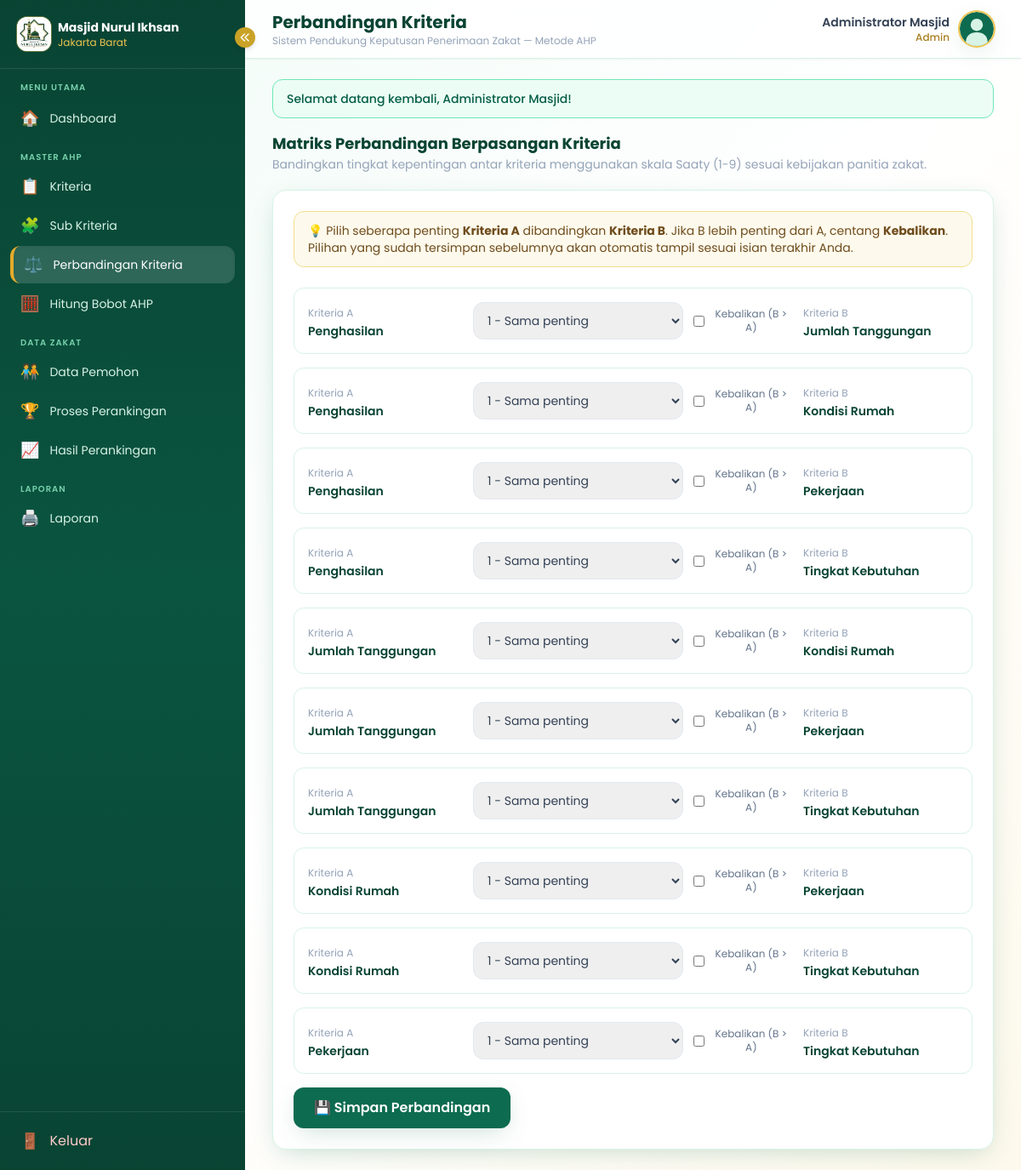
/ahp/perbandingan_kriteria.php (signed in), run on the app's committed database.
### tables this page shows
CREATE TABLE kriteria (
    id INT AUTO_INCREMENT PRIMARY KEY,
    kode_kriteria VARCHAR(10) NOT NULL UNIQUE,
    nama_kriteria VARCHAR(100) NOT NULL,
    keterangan TEXT DEFAULT NULL,
    bobot_prioritas DECIMAL(10,5) NOT NULL DEFAULT 0,
    created_by INT DEFAULT NULL,
    created_at TIMESTAMP DEFAULT CURRENT_TIMESTAMP,
    updated_at TIMESTAMP DEFAULT CURRENT_TIMESTAMP ON UPDATE CURRENT_TIMESTAMP,
    CONSTRAINT fk_kriteria_user FOREIGN KEY (created_by) REFERENCES users(id) ON DELETE SET NULL
);

### ahp/perbandingan_kriteria.php (the view, shortened to what this page needs)
<?php
require_once __DIR__ . '/../config/database.php';
require_once __DIR__ . '/../includes/functions.php';
$daftarKriteria = $koneksi->query("SELECT * FROM kriteria ORDER BY id ASC")->fetchAll();
$n = count($daftarKriteria);
$tersimpan = [];
$skalaSaaty = [
    '1' => '1 - Sama penting',
    '2' => '2 - Antara sama & sedikit lebih penting',
    '3' => '3 - Sedikit lebih penting',
    '4' => '4 - Antara sedikit & jelas lebih penting',
    '5' => '5 - Jelas lebih penting',
    '6' => '6 - Antara jelas & sangat penting',
    '7' => '7 - Sangat penting',
    '8' => '8 - Antara sangat & mutlak penting',
    '9' => '9 - Mutlak lebih penting',
];
require_once __DIR__ . '/../includes/header.php';
?>
<div class="mb-5">
  <h2 class="text-lg font-bold text-masjid-800">Matriks Perbandingan Berpasangan Kriteria</h2>
  <p class="text-sm text-slate-400">Bandingkan tingkat kepentingan antar kriteria menggunakan skala Saaty (1-9) sesuai kebijakan panitia zakat.</p>
</div>
<?php if ($n < 2): ?>
  <div class="bg-white rounded-2xl p-6 shadow-soft border border-masjid-100 text-sm text-slate-400">
    Minimal dibutuhkan 2 kriteria untuk melakukan perbandingan. Silakan lengkapi data pada menu <a href="../kriteria/index.php" class="text-masjid-600 font-semibold hover:underline">Kriteria</a>.
  </div>
<?php else: ?>
<div class="bg-white rounded-2xl shadow-soft border border-masjid-100 p-6 fade-in">
  <div class="bg-gold-50 border border-gold-200 rounded-xl px-4 py-3 text-sm text-gold-800 mb-6">
    💡 Pilih seberapa penting <b>Kriteria A</b> dibandingkan <b>Kriteria B</b>. Jika B lebih penting dari A, centang <b>Kebalikan</b>. Pilihan yang sudah tersimpan sebelumnya akan otomatis tampil sesuai isian terakhir Anda.
  </div>
  <form method="POST" class="space-y-4">
    <?php
    for ($i = 0; $i < $n; $i++):
      for ($j = $i + 1; $j < $n; $j++):
        $a = $daftarKriteria[$i]; $b = $daftarKriteria[$j];
        $key = $a['id'] . '_' . $b['id'];
        $nilaiTersimpan = $tersimpan[$key] ?? null;
        if ($nilaiTersimpan === null) {
            $isBalik = false;
            $nilaiDropdown = 1;
        } elseif ($nilaiTersimpan < 1) {
            $isBalik = true;
            $nilaiDropdown = (string) round(1 / $nilaiTersimpan);
        } else {
            $isBalik = false;
            $nilaiDropdown = (string) round($nilaiTersimpan);
        }
    ?>
    <div class="border border-masjid-100 rounded-xl p-4 grid md:grid-cols-12 items-center gap-3">
      <div class="md:col-span-3">
        <span class="text-xs text-slate-400">Kriteria A</span>
        <p class="font-semibold text-masjid-800 text-sm"><?= bersihkan($a['nama_kriteria']) ?></p>
      </div>
      <div class="md:col-span-4">
        <select name="nilai[<?= $key ?>]" id="select_<?= $key ?>" data-checked="<?= $isBalik ? '1' : '0' ?>" class="w-full rounded-xl border border-slate-200 px-3 py-2.5 text-sm focus:ring-2 focus:ring-masjid-400 outline-none">
          <?php foreach ($skalaSaaty as $val => $label): ?>
            <option value="<?= $val ?>" <?= ((string)$val === $nilaiDropdown) ? 'selected' : '' ?>><?= $label ?></option>
          <?php endforeach; ?>
        </select>
      </div>
      <div class="md:col-span-2 text-center">
        <label class="inline-flex items-center gap-1.5 text-xs text-slate-500 cursor-pointer">
          <input type="checkbox" class="rounded" onchange="toggleKebalikan('<?= $key ?>', this)" <?= $isBalik ? 'checked' : '' ?>>
          Kebalikan (B &gt; A)
        </label>
      </div>
      <div class="md:col-span-3">
        <span class="text-xs text-slate-400">Kriteria B</span>
        <p class="font-semibold text-masjid-800 text-sm"><?= bersihkan($b['nama_kriteria']) ?></p>
      </div>
    </div>
    <?php endfor; endfor; ?>
    <button type="submit" class="w-full md:w-auto bg-masjid-600 hover:bg-masjid-700 text-white font-semibold px-6 py-3 rounded-xl shadow-soft">
      💾 Simpan Perbandingan
    </button>
  </form>
</div>
<?php endif; ?>
<?php require_once __DIR__ . '/../includes/footer.php'; ?>

### assets/css/style.css (style rules this page uses)
body { background-image: radial-gradient(circle at 10% 10%, rgba(13,107,79,0.05) 0, transparent 40%), radial-gradient(circle at 90% 20%, rgba(201,162,39,0.08) 0, transparent 40%); }
.fade-in { animation: fadeIn .35s ease; }

### data on the page
kriteria: nama_kriteria "Penghasilan"
kriteria: nama_kriteria "Jumlah Tanggungan"
kriteria: nama_kriteria "Kondisi Rumah"
kriteria: nama_kriteria "Pekerjaan"
kriteria: nama_kriteria "Tingkat Kebutuhan"

### other printed values
bersihkan($judulHalaman) "Perbandingan Kriteria"
bersihkan($_SESSION['nama_lengkap']) "Administrator Masjid"
bersihkan($_SESSION['role']) "Admin"
$pesan "Selamat datang kembali, Administrator Masjid!"
form field value "1 - Sama penting"
